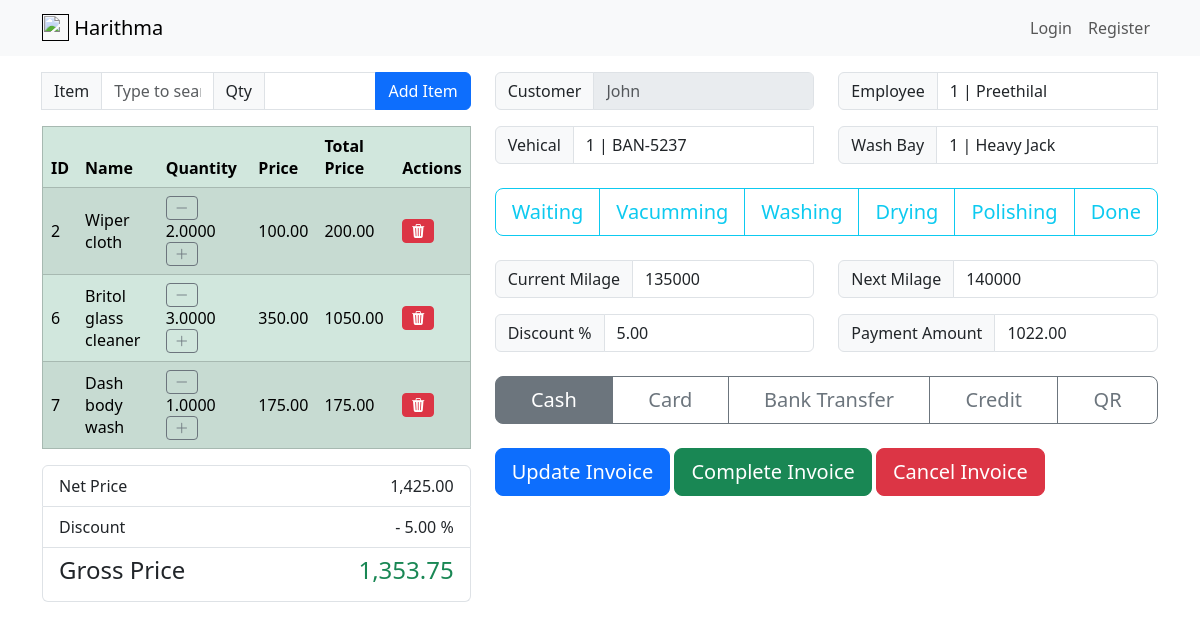
Page /invoice/head/1 on the earlier database version.
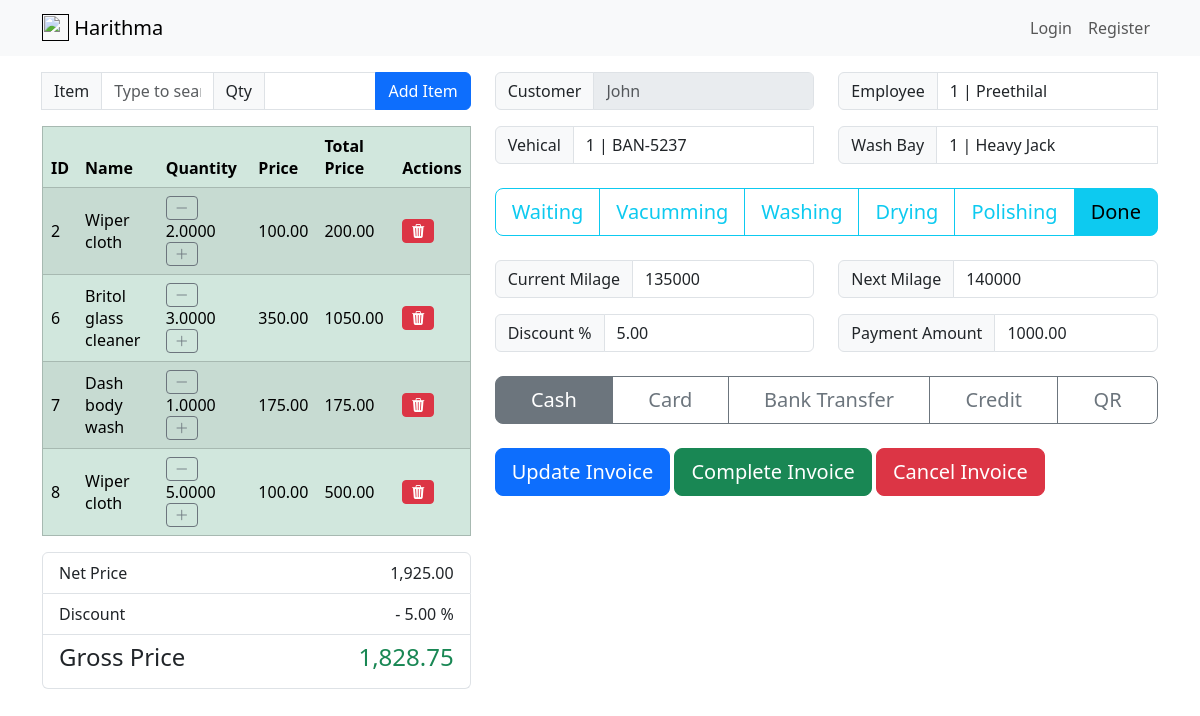
Same page on the later database version.
### harithmapos/models.py (models this page shows, shortened)
class InvoiceDetail(db.Model):
    id = db.Column(db.Integer, primary_key=True)
    invoice_head_id = db.Column(db.Integer, db.ForeignKey('invoice_head.id'))
    item_id = db.Column(db.Integer, db.ForeignKey('item.id'), nullable=False)
    quantity = db.Column(db.Numeric(10,4), nullable=False)
    total_cost = db.Column(db.Numeric(10,2), nullable=False)
    total_price = db.Column(db.Numeric(10,2), nullable=False)
    discount_pct = db.Column(db.Numeric(10,2), nullable=False)
    created_dttm = db.Column(db.DateTime, nullable=False, default=datetime.utcnow)
    update_dttm = db.Column(db.DateTime, nullable=False, default=datetime.utcnow)

class Item(db.Model):
    id = db.Column(db.Integer, primary_key=True)
    name = db.Column(db.String(100), nullable=False)
    description = db.Column(db.String(255))
    unit_of_measure = db.Column(db.String(20))
    quantity = db.Column(db.Numeric(10,4))
    unit_cost = db.Column(db.Numeric(10,2))
    unit_price = db.Column(db.Numeric(10,2))
    discount_pct = db.Column(db.Numeric(5,2))
    create_dttm = db.Column(db.DateTime, nullable=False, default=datetime.utcnow)
    update_dttm = db.Column(db.DateTime, nullable=False, default=datetime.utcnow)
    invoice_details = db.relationship('InvoiceDetail', backref='item', lazy=True)
    item_invoice_details = db.relationship('ItemInvoiceDetail', backref='item', lazy=True)
    purchase_order_details = db.relationship('PurchaseOrderDetail', backref='item', lazy=True)

class InvoiceHead(db.Model):
    id =  db.Column(db.Integer, primary_key=True)
    customer_id = db.Column(db.Integer, db.ForeignKey('customer.id'), nullable=False)
    vehical_id = db.Column(db.Integer, db.ForeignKey('vehical.id'), nullable=False)
    washbay_id = db.Column(db.Integer, db.ForeignKey('wash_bay.id'), nullable=False)
    employee_id = db.Column(db.Integer, db.ForeignKey('employee.id'), nullable=False)
    current_milage = db.Column(db.Numeric(18,0))
    next_milage = db.Column(db.Numeric(18,0))
    service_status = db.Column(db.Integer, default=0)
    total_cost = db.Column(db.Numeric(10,2), default=0)
    total_price = db.Column(db.Numeric(10,2), default=0)
    discount_pct = db.Column(db.Numeric(10,2), default=0)
    gross_price = db.Column(db.Numeric(10,2), default=0)
    payment_method = db.Column(db.String(10))
    paid_amount = db.Column(db.Numeric(10,2), default=0)
    remaining_amount = db.Column(db.Numeric(10,2))
    last_payment_date = db.Column(db.Date())
    created_dttm = db.Column(db.DateTime, nullable=False, default=datetime.utcnow)
    update_dttm = db.Column(db.DateTime, nullable=False, default=datetime.utcnow)
    invoice_details = db.relationship('InvoiceDetail', backref='invoice', lazy=True)
    payments = db.relationship('Payment', backref='invoice', lazy=True)
    @hybrid_property
    def is_in_bay(self):
        return self.service_status in [1, 2, 3]

class Customer(db.Model):
    id = db.Column(db.Integer, primary_key=True)
    name = db.Column(db.String(100), nullable=False)
    contact = db.Column(db.String(10))
    address = db.Column(db.String(255))
    email = db.Column(db.String(150))
    create_dttm = db.Column(db.DateTime, nullable=False, default=datetime.utcnow)
    update_dttm = db.Column(db.DateTime, nullable=False, default=datetime.utcnow)
    vehicals = db.relationship('Vehical', backref='owner', lazy=True)
    invoices = db.relationship('InvoiceHead', backref='customer', lazy=True)
    item_invoices = db.relationship('ItemInvoiceHead', backref='customer', lazy=True)
    payments = db.relationship('Payment', backref='customer', lazy=True)

### harithmapos/views/invoice/routes.py (the view, shortened to what this page needs)
@invoice_blueprint.route("/invoice/head/<int:invoice_head_id>", methods=['GET', 'POST'])
def invoice_head_detail(invoice_head_id):
    invoice_head_update_form = InvoiceHeadUpdateForm()
    invoice_detail_create_form = InvoiceDetailCreateForm()
    items = Item.query.all()
    vehicals = Vehical.query.all()
    employees = Employee.query.all()
    washbays = WashBay.query.all()
    invoice_head = InvoiceHead.query.get_or_404(invoice_head_id)
    invoice_details = InvoiceDetail.query.filter(InvoiceDetail.invoice_head_id==invoice_head_id)
    return render_template(
            'invoice/update.html',
            title='Invoice',
            invoice_head=invoice_head,
            invoice_head_update_form=invoice_head_update_form,
            invoice_detail_create_form=invoice_detail_create_form,
            items=items,
            vehicals=vehicals,
            employees=employees,
            washbays=washbays,
            invoice_details=invoice_details,
            service_status_form_list=config.SERVICE_STATUS_FORM_LIST,
            payment_method_form_list=config.PAYMENT_METHOD_FORM_LIST,
        )

### harithmapos/templates/invoice/update.html (shortened to what this page needs)
{% extends 'layout/base.html' %}
{% block body %}
<div class="container mt-3">
  <div class="row">
    <div class="col">
      <form action="{{url_for('invoice_blueprint.add_invoice_detail', invoice_head_id=invoice_head.id)}}" method="POST">
        <div class="input-group ">
          <span class="input-group-text">Item</span>
          {{ invoice_detail_create_form.item(class="form-control", list="ItemDatalistOptions", id="ItemDataList", placeholder="Type to search...") }}
          <span class="input-group-text">Qty</span>
          {{ invoice_detail_create_form.quantity(class="form-control") }}
          {{ invoice_detail_create_form.submit(class="btn btn-primary") }}
        </div>
      </form>
      <table class="table table-success table-striped table-hover" border="1">
        <thead class="thread-dark">
          <tr>
            <th scope="col">ID</th>
            <th scope="col">Name</th>
            <th scope="col">Quantity</th>
            <th scope="col">Price</th>
            <th scope="col">Total Price</th>
            <th scope="col">Actions</th>
          </tr>
        </thead>
        <tbody id="results">
          {% for invoice_detail in invoice_details %}
          <tr>
            <td class="align-middle">{{invoice_detail.id}}</td>
            <td class="align-middle">{{invoice_detail.item.name}}</td>
            <td class="align-middle">
              <a href="{{url_for('invoice_blueprint.decrease_quantity_invoice_detail', invoice_detail_id=invoice_detail.id)}}" class="btn btn-outline-secondary btn-sm"><i class="bi bi-dash-lg"></i></a>
              {{invoice_detail.quantity}}
              <a href="{{url_for('invoice_blueprint.increase_quantity_invoice_detail', invoice_detail_id=invoice_detail.id)}}" class="btn btn-outline-secondary btn-sm"><i class="bi bi-plus-lg"></i></a>
            </td>
            <td class="align-middle">{{invoice_detail.item.unit_price}}</td>
            <td class="align-middle">{{invoice_detail.total_price}}</td>
            <td class="align-middle">
              <a href="{{url_for('invoice_blueprint.delete_invoice_detail', invoice_detail_id=invoice_detail.id)}}" class="btn btn-sm btn-danger" data-toggle="tooltip" data-placement="top" title="Delete supplier"
                onclick="return confirm('Are you sure to delete?')"><i class="bi bi-trash3-fill"></i></a>
            </td>
          </tr>
          {% endfor %}
        </tbody>
      </table>
      <ul class="list-group mb-3">
        <li class="list-group-item d-flex justify-content-between">
          <span>Net Price</span>
          <text>{{ '{:,}'.format(invoice_head.total_price) }}</text>
        </li>
        <li class="list-group-item d-flex justify-content-between">
          <span>Discount</span>
          <text>- {{ invoice_head.discount_pct }} %</text>
        </li>
        <li class="list-group-item d-flex justify-content-between">
          <h4>Gross Price</h4>
          <h4 class="text-success">{{ '{:,}'.format(invoice_head.gross_price) }}</h4>
        </li>
      </ul>
    </div>
    <div class="col">
      <form action="{{url_for('invoice_blueprint.invoice_head_detail', invoice_head_id=invoice_head.id)}}" method="POST">
        <div class="row">
            <div class="col">
              <div class="input-group mb-3">
                  <span class="input-group-text" id="inputGroup-sizing-default">Customer</span>
                  <input type="text" class="form-control" aria-label="Sizing example input" aria-describedby="inputGroup-sizing-default" placeholder="{{invoice_head.customer.name}}" disabled>
              </div>
              <div class="input-group mb-3">
                  <span class="input-group-text" id="inputGroup-sizing-default">Vehical</span>
                  {{ invoice_head_update_form.vehical(class="form-control", list="datalistOptionsVehical", id="vehicalDataList", value=invoice_head.vehical.id|string+" | "+invoice_head.vehical.number) }}
              </div>
            </div>
            <div class="col">
              <div class="input-group mb-3">
                  <span class="input-group-text" id="inputGroup-sizing-default">Employee</span>
                  {{ invoice_head_update_form.employee(class="form-control", list="datalistOptionsEmployee", id="employeeDataList", value=invoice_head.employee.id|string+" | "+invoice_head.employee.name) }}
              </div>
              <div class="input-group mb-3">
                  <span class="input-group-text" id="inputGroup-sizing-default">Wash Bay</span>
                  {{ invoice_head_update_form.washbay(class="form-control", list="datalistOptionsWashBay", id="washbayDataList", value=invoice_head.washbay.id|string+" | "+invoice_head.washbay.name) }}
              </div>
            </div>
            <div class="btn-group mb-4 mt-2" role="group" aria-label="Basic radio toggle button group">
              {% for status_number, service_status in service_status_form_list %}
                  <label class="btn btn-outline-info btn-lg" for="serviceStatusRadio{{ status_number }}">{{ service_status }}</label>
              {% endfor %}
            </div>
        </div>
        <div class="row">
          <div class="col">
            <div class="input-group mb-3">
              <span class="input-group-text" id="inputGroup-sizing-default">Current Milage</span>
              {{ invoice_head_update_form.current_milage(class="form-control form-control", value=invoice_head.current_milage) }}
            </div>
            <div class="input-group mb-3">
              <span class="input-group-text" id="inputGroup-sizing-default">Discount %</span>
              {{ invoice_head_update_form.discount_pct(class="form-control form-control", value=invoice_head.discount_pct) }}
            </div>
          </div>
          <div class="col">
            <div class="input-group mb-3">
              <span class="input-group-text" id="inputGroup-sizing-default">Next Milage</span>
              {{ invoice_head_update_form.next_milage(class="form-control form-control", value=invoice_head.next_milage) }}
            </div>
            <div class="input-group mb-3">
              <span class="input-group-text" id="inputGroup-sizing-default">Payment Amount</span>
              {{ invoice_head_update_form.paid_amount(class="form-control form-control", value=invoice_head.paid_amount) }}
            </div>
          </div>
          <div class="btn-group mb-4 mt-2" role="group" aria-label="Basic radio toggle button group">
            {% for payment_method_number, payment_method in payment_method_form_list %}
                <label class="btn btn-outline-secondary btn-lg" for="paymentMethodRadio{{ payment_method_number }}">{{ payment_method }}</label>
            {% endfor %}
          </div>
        </div>
        <div class="btn-group" role="group" aria-label="Basic example">
          <div class="col-auto">
            {{ invoice_head_update_form.update_invoice(class="btn btn-primary btn-lg mb-3") }}
            {{ invoice_head_update_form.complete_invoice(class="btn btn-success btn-lg mb-3") }}
            {{ invoice_head_update_form.cancel_invoice(class="btn btn-danger btn-lg mb-3", onclick="return confirm('Are you sure to delete?')") }}
          </div>
        </div>
      </form>
    </div>
  </div>
</div>
{% endblock %}

### harithmapos/templates/layout/base.html (shortened to what this page needs)
{% if current_user.is_authenticated %}
    <html lang="en"  data-bs-theme="{{current_user.ui_theme}}">
{% else %}
    <html lang="en"  data-bs-theme="light"></html>
{% endif %}
    <head>
        <link href="https://cdn.jsdelivr.net/npm/bootstrap@5.3.3/dist/css/bootstrap.min.css" rel="stylesheet">
        <link rel="stylesheet" href="https://cdn.jsdelivr.net/npm/bootstrap-icons@1.11.3/font/bootstrap-icons.min.css">
        <link rel="stylesheet" href="https://cdnjs.cloudflare.com/ajax/libs/font-awesome/4.7.0/css/font-awesome.min.css">
        <link rel="stylesheet" href="{{ url_for('static', filename='main.css') }}">
        {% include 'layout/navbar.html' %}
    </head>
    <body>
        {% block body %}
        {% endblock %}
    </body>
</html>

### harithmapos/templates/layout/navbar.html (shortened to what this page needs)
<nav class="navbar navbar-expand-lg bg-body-tertiary">
    <div class="container">
        <a href="" class="navbar-brand lead">
            <img src="{{url_for('static', filename='vehical.png')}}" height="27" class="d-inline-block align-text-top">
            <b>Harithma</b>
        </a>
        <div class="collapse navbar-collapse" id="navbarCollapse">
            <ul class="navbar-nav ms-auto">
                {% if current_user.is_authenticated %}
                    <a class="nav-item nav-link" href="{{ url_for('dashboard_blueprint.dashboard') }}">Dashboard</a>
                    <li class="nav-item dropdown">
                        <a class="nav-link dropdown-toggle" href="#" role="button" data-bs-toggle="dropdown" aria-expanded="false">Invoice</a>
                        <ul class="dropdown-menu">
                            <a class="nav-item nav-link" href="{{ url_for('invoice_blueprint.invoice_head') }}">Service</a>
                            <a class="nav-item nav-link" href="{{ url_for('invoice_blueprint.item_invoice_head') }}">Item</a>
                        </ul>
                    </li>
                    <a class="nav-item nav-link" href="{{ url_for('purchase_order_blueprint.purchase_order_head') }}">Purchase Order</a>
                    <a class="nav-item nav-link" href="{{ url_for('payment_blueprint.payment') }}">Payment</a>
                    <a class="nav-item nav-link" href="{{ url_for('item_blueprint.item') }}">Item</a>
                    <a class="nav-item nav-link" href="{{ url_for('customer_blueprint.customer') }}">Customer</a>
                    <li class="nav-item dropdown">
                        <a class="nav-link dropdown-toggle" href="#" role="button" data-bs-toggle="dropdown" aria-expanded="false">Other</a>
                        <ul class="dropdown-menu">
                            <li><a class="dropdown-item" href="{{ url_for('supplier_blueprint.supplier') }}">Supplier</a></li>
                            <li><a class="dropdown-item" href="{{ url_for('employee_blueprint.employee') }}">Employee</a></li>
                            <li><a class="dropdown-item" href="{{ url_for('washbay_blueprint.washbay') }}">Wash Bay</a></li>
                            <!-- <li><hr class="dropdown-divider"></li>
                            <li><a class="dropdown-item" href="#">Something else here</a></li> -->
                        </ul>
                    </li>
                    <li class="nav-item dropdown">
                        <a class="nav-link dropdown-toggle" href="#" role="button" data-bs-toggle="dropdown" aria-expanded="false">{{ current_user.name }}</a>
                        <ul class="dropdown-menu">
                            <a class="nav-item nav-link" href="{{ url_for('user_blueprint.account') }}">Account</a>
                            <li><hr class="dropdown-divider"></li>
                            <a class="nav-item nav-link" href="{{ url_for('user_blueprint.logout') }}">Logout</a>
                        </ul>
                    </li>
                    <img src="{{ url_for('static', filename='user_images/'+current_user.image) }}" class="rounded-circle" height="40" alt="Avatar" />
                {% else %}
                    <a class="nav-item nav-link" href="{{ url_for('user_blueprint.login') }}">Login</a>
                    <a class="nav-item nav-link" href="{{ url_for('user_blueprint.register') }}">Register</a>
                {% endif %}
            </ul>
        </div>
    </div>
</nav>

Differences in the rows shown:
added InvoiceDetail: id "8", item.name "Wiper cloth", quantity "5.0000", item.unit_price "100.00", total_price "500.00"
changed InvoiceHead "1 | BAN-5237": total_price "1,425.00" → "1,925.00"; gross_price "1,353.75" → "1,828.75"; paid_amount "1022.00" → "1000.00"
